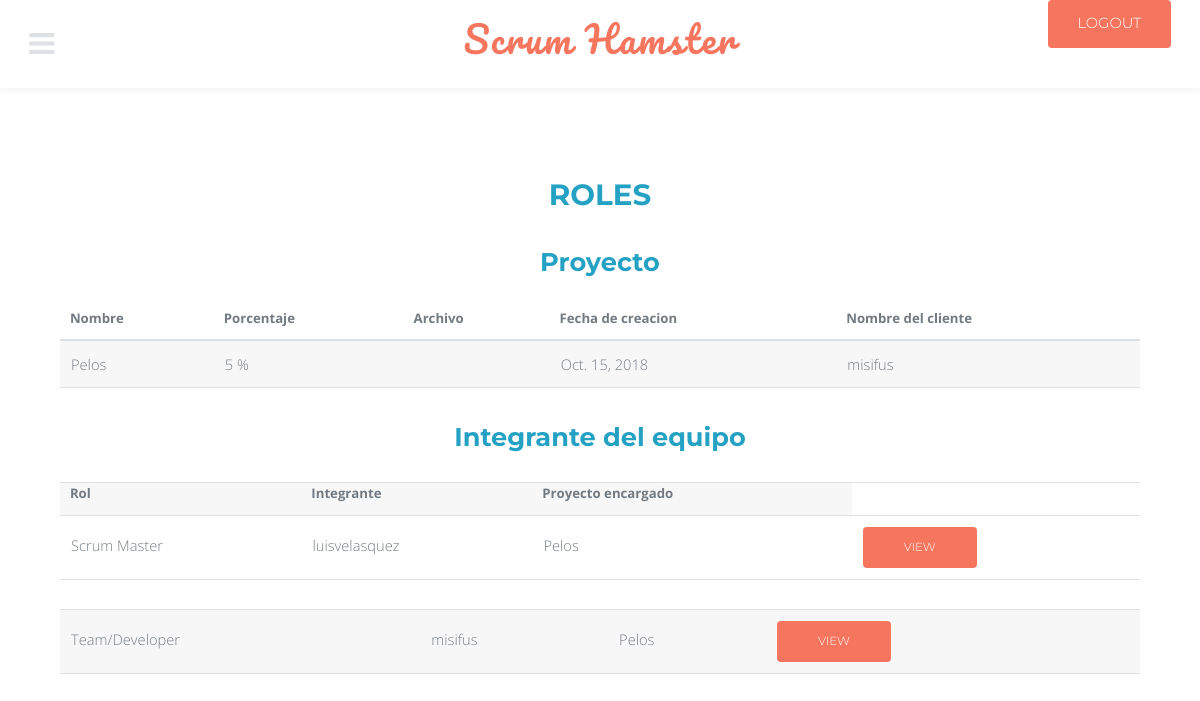
Page /project_rols/1/ (signed in) on the committed database.
### modules/models.py (models this page shows, shortened)
class project(models.Model):
    name = models.CharField(max_length = 75)
    percent = models.PositiveSmallIntegerField()
    created_at = models.DateField(auto_now_add = True)
    file = models.URLField(blank = True)
    client_id = models.ForeignKey(client, on_delete = models.CASCADE)
    def __str__(self):
        return '%s' % (self.name)

class client(models.Model):
    name = models.CharField(max_length = 75)
    telephone = models.CharField(max_length = 25)
    email = models.EmailField()
    address = models.CharField(max_length = 150)
    def __str__(self):
        return '%s' % (self.name)

class rol(models.Model):
    rol_choices = (
		('Scrum Master', 'Scrum Master'),
		('Product Owner', 'Product Owner'),
		('Team/Developer', 'Team/Developer'),
		)
    rol = models.CharField(
		max_length = 15,
		choices = rol_choices,
		default = 'Team/Developer',
		)
    project_id = models.ForeignKey(project, on_delete = models.CASCADE)
    user_id = models.ForeignKey(User, on_delete = models.CASCADE)

### modules/views.py (the view)
# urls.py: path('project_rols/<int:id>/', project_rols, name = 'project_rols'),
@login_required
def project_rols(request, id):
    data_ = project.objects.get(id = id)
    data = rol.objects.filter(project_id = id)
    return render(request, 'project/project_rols.html', {'data_': data_,'data': data})

### modules/templates/project/project_rols.html (shortened to what this page needs)
{% extends 'base.html' %}
{% block cont %}
<h1>ROLES</h1>
<h2>Proyecto</h2>
<table >
		<thead>
				<tr>
					<th>Nombre</th>
					<th>Porcentaje</th>
					<th>Archivo</th>
					<th>Fecha de creacion</th>
					<th>Nombre del cliente</th>
				</tr>
			</thead>
<tbody>
<div>
	<tr>
    	<td>{{ data_.name }}</td>
		<td>{{ data_.percent }} %</td>
		<td>{{ data_.file }}</td>
		<td>{{ data_.created_at }}</td>
		<td>{{ data_.client_id }}</td>
	</tr>
</div>
</table>
<h2>Integrante del equipo</h2>
<table border="10">
<div>
	<tr>
		<th>Rol</th>
		<th>Integrante</th>
		<th>Proyecto encargado</th>
	</tr>
	{% for i in data %}
	<tr>
		<td>{{ i.rol }}</td>
		<td>{{ i.user_id }}</td>
		<td>{{ i.project_id }}</td>
		<td>
			<a href="{% url 'view_rol' i.id %}" class="button small">View</a>
		</td>
	</div>
<table>
{% endfor %}
</table>
{% endblock %}

### modules/static/assets/css/main.css (style rules this page uses)
html, body, div, span, applet, object, iframe, h1, h2, h3, h4, h5, h6, p, blockquote, pre, a, abbr, acronym, address, big, cite, code, del, dfn, em, img, ins, kbd, q, s, samp, small, strike, strong, sub, sup, tt, var, b, u, i, center, dl, dt, dd, ol, ul, li, fieldset, form, label, legend, table, caption, tbody, tfoot, thead, tr, th, td, article, aside, canvas, details, embed, figure, figcaption, footer, header, hgroup, menu, nav, output, ruby, section, summary, time, mark, audio, video { margin: 0; padding: 0; border: 0; font-size: 100%; font: inherit; vertical-align: baseline; }
body { line-height: 1; }
table { border-collapse: collapse; border-spacing: 0; }
body { -webkit-text-size-adjust: none; }
*, *:before, *:after { -moz-box-sizing: border-box; -webkit-box-sizing: border-box; box-sizing: border-box; }
body { -ms-overflow-style: scrollbar; }
body { background: #fff; }
body, input, select, textarea { color: #767d85; font-family: "Open Sans", Arial, Helvetica, sans-serif; font-size: 13pt; font-weight: 300; line-height: 1.65; }
@media screen and (max-width: 1680px) { body, input, select, textarea { font-size: 11pt; } }
@media screen and (max-width: 1280px) { body, input, select, textarea { font-size: 11pt; } }
a { color: #25a2c3; text-decoration: underline; }
h1, h2, h3, h4, h5, h6 { color: #727a82; font-weight: 700; font-family: "Montserrat", sans-serif; line-height: 1.5; margin: 0 0 1em 0; }
h1 { font-size: 2em; line-height: 1.3; }
h2 { font-size: 1.75em; }
table { margin: 0 0 2em 0; width: 100%; }
table tbody tr { border: solid 1px #dee1e3; border-left: 0; border-right: 0; }
table tbody tr:nth-child(2n + 1) { background-color: rgba(144, 144, 144, 0.075); }
table td { padding: 0.75em 0.75em; }
table th { color: #727a82; font-size: 0.9em; font-weight: 700; padding: 0 0.75em 0.75em 0.75em; text-align: left; }
table thead { border-bottom: solid 2px #dee1e3; }
input[type="submit"], input[type="reset"], input[type="button"], button, .button { -moz-appearance: none; -webkit-appearance: none; -ms-appearance: none; appearance: none; -moz-transition: background-color 0.2s ease-in-out, color 0.2s ease-in-out; -webkit-transition: background-color 0.2s ease-in-out, color 0.2s ease-in-out; -ms-transition: background-color 0.2s ease-in-out, color 0.2s ease-in-out; transition: background-color 0.2s ease-in-out, color 0.2s ease-in-out; background-color: #f6755e; border-radius: 4px; border: 0; color: #ffffff; cursor: pointer; display: inline-block; font-family: "Montserrat", sans-serif; height: 3.5em; line-height: 3.5em; padding: 0 3.5em; text-align: center; text-decoration: none; white-space: nowrap; text-transform: uppercase; }
input[type="submit"].small, input[type="reset"].small, input[type="button"].small, button.small, .button.small { font-size: 0.8em; }
.wrapper h1, .wrapper h2, .wrapper h3, .wrapper h4, .wrapper h5 { color: #25a2c3; }
body { padding-top: 6em; }

### rows in the picture
project: name "Pelos", percent "5", created_at "Oct. 15, 2018", client_id "misifus"
rol: rol "Scrum Master", user_id "luisvelasquez", project_id "Pelos"
rol: rol "Team/Developer", user_id "misifus", project_id "Pelos"
